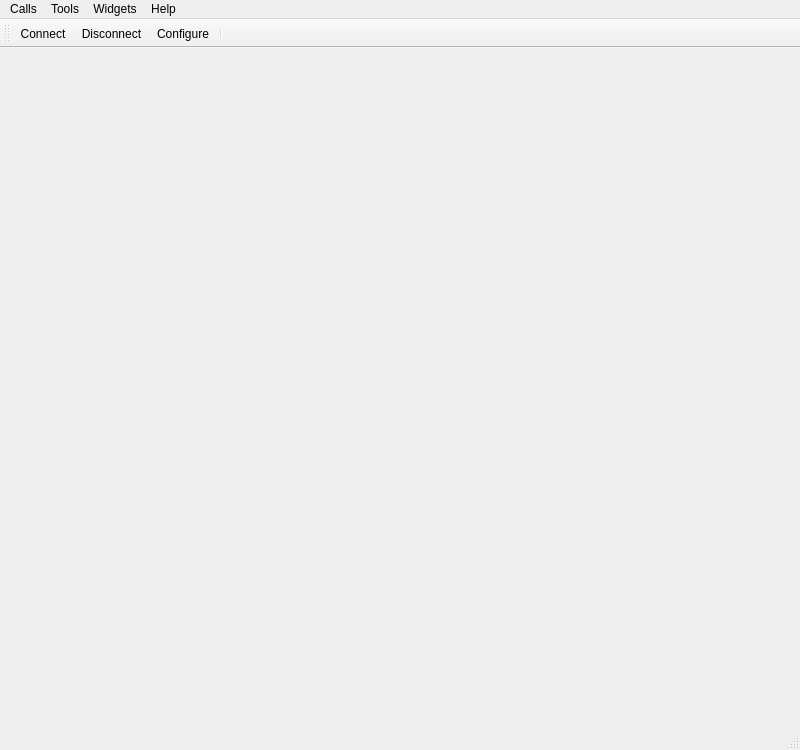
<?xml version="1.0" encoding="UTF-8"?>
<ui version="4.0">
 <class>MainWindow</class>
 <widget class="QMainWindow" name="MainWindow">
  <property name="geometry">
   <rect>
    <x>0</x>
    <y>0</y>
    <width>800</width>
    <height>750</height>
   </rect>
  </property>
  <property name="contextMenuPolicy">
   <enum>Qt::NoContextMenu</enum>
  </property>
  <property name="windowTitle">
   <string>Configuration UAV</string>
  </property>
  <property name="styleSheet">
   <string notr="true"/>
  </property>
  <widget class="QWidget" name="centralWidget"/>
  <widget class="QMenuBar" name="menuBar">
   <property name="geometry">
    <rect>
     <x>0</x>
     <y>0</y>
     <width>800</width>
     <height>21</height>
    </rect>
   </property>
   <widget class="QMenu" name="menuCalls">
    <property name="title">
     <string>Calls</string>
    </property>
    <addaction name="actionConnect"/>
    <addaction name="actionDisconnect"/>
    <addaction name="separator"/>
    <addaction name="actionQuit"/>
   </widget>
   <widget class="QMenu" name="menuTools">
    <property name="title">
     <string>Tools</string>
    </property>
    <addaction name="actionConfigure"/>
   </widget>
   <widget class="QMenu" name="menuWidgets">
    <property name="title">
     <string>Widgets</string>
    </property>
   </widget>
   <widget class="QMenu" name="menuHelp">
    <property name="title">
     <string>Help</string>
    </property>
    <addaction name="actionVSKConfigUAV_Document"/>
   </widget>
   <addaction name="menuCalls"/>
   <addaction name="menuTools"/>
   <addaction name="menuWidgets"/>
   <addaction name="menuHelp"/>
  </widget>
  <widget class="QToolBar" name="mainToolBar">
   <attribute name="toolBarArea">
    <enum>TopToolBarArea</enum>
   </attribute>
   <attribute name="toolBarBreak">
    <bool>false</bool>
   </attribute>
   <addaction name="actionConnect"/>
   <addaction name="actionDisconnect"/>
   <addaction name="actionConfigure"/>
   <addaction name="separator"/>
  </widget>
  <widget class="QStatusBar" name="statusBar"/>
  <action name="actionConnect">
   <property name="icon">
    <iconset resource="terminal.qrc">
     <normaloff>:/images/connect.png</normaloff>:/images/connect.png</iconset>
   </property>
   <property name="text">
    <string>C&amp;onnect</string>
   </property>
   <property name="toolTip">
    <string>Connect to serial port</string>
   </property>
   <property name="shortcut">
    <string>Ctrl+O</string>
   </property>
  </action>
  <action name="actionDisconnect">
   <property name="icon">
    <iconset resource="terminal.qrc">
     <normaloff>:/images/disconnect.png</normaloff>:/images/disconnect.png</iconset>
   </property>
   <property name="text">
    <string>&amp;Disconnect</string>
   </property>
   <property name="toolTip">
    <string>Disconnect from serial port</string>
   </property>
   <property name="shortcut">
    <string>Ctrl+D</string>
   </property>
  </action>
  <action name="actionConfigure">
   <property name="icon">
    <iconset resource="terminal.qrc">
     <normaloff>:/images/settings.png</normaloff>:/images/settings.png</iconset>
   </property>
   <property name="text">
    <string>&amp;Configure</string>
   </property>
   <property name="toolTip">
    <string>Configure serial port</string>
   </property>
   <property name="shortcut">
    <string>Alt+C</string>
   </property>
  </action>
  <action name="actionQuit">
   <property name="icon">
    <iconset resource="terminal.qrc">
     <normaloff>:/images/application-exit.png</normaloff>:/images/application-exit.png</iconset>
   </property>
   <property name="text">
    <string>&amp;Quit</string>
   </property>
   <property name="shortcut">
    <string>Ctrl+Q</string>
   </property>
  </action>
  <action name="actionVSKConfigUAV_Document">
   <property name="text">
    <string>VSKConfigUAV Documentation</string>
   </property>
  </action>
 </widget>
 <layoutdefault spacing="6" margin="11"/>
 <resources>
  <include location="terminal.qrc"/>
 </resources>
 <connections/>
</ui>
